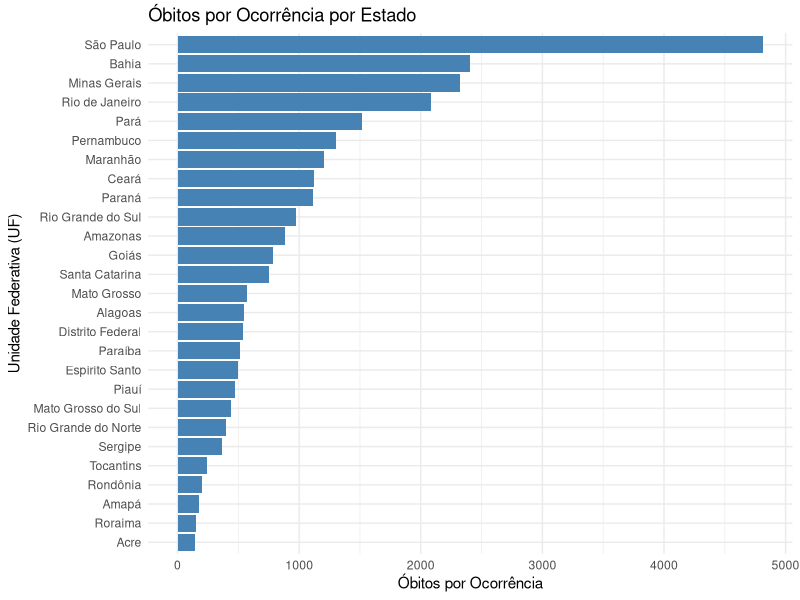
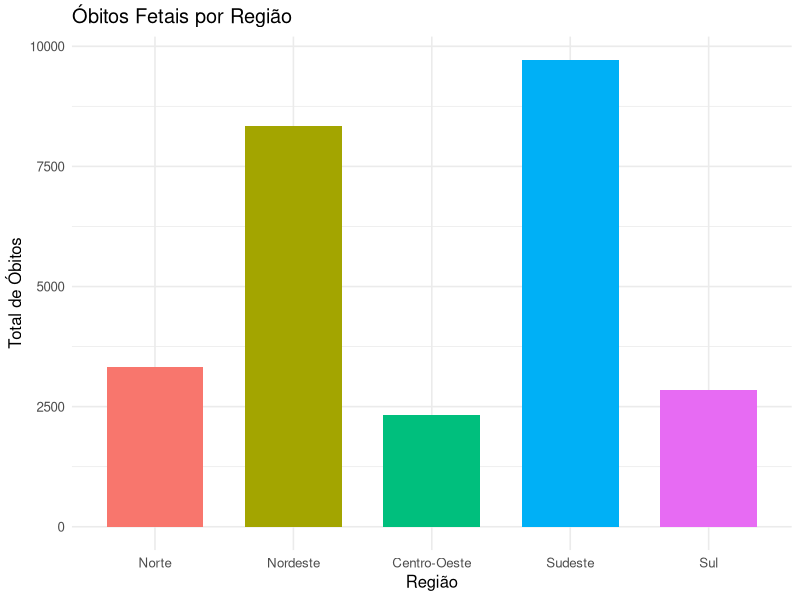
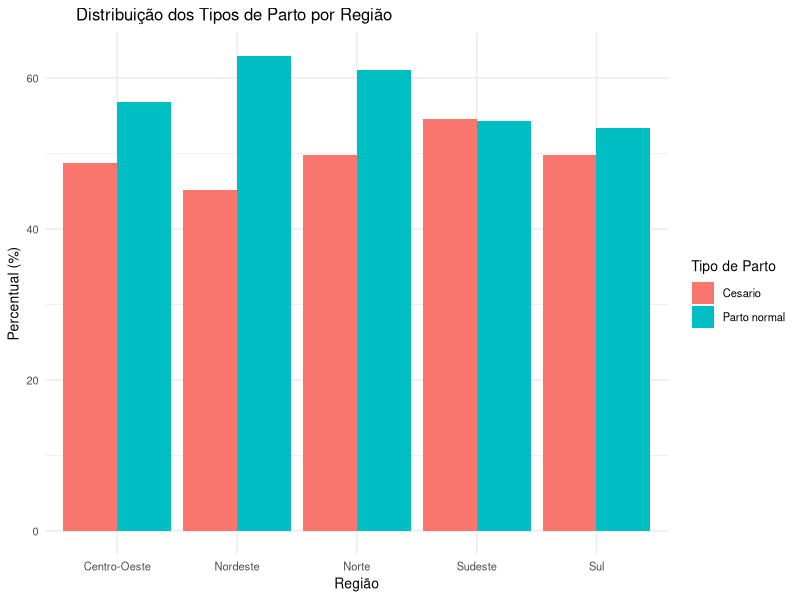
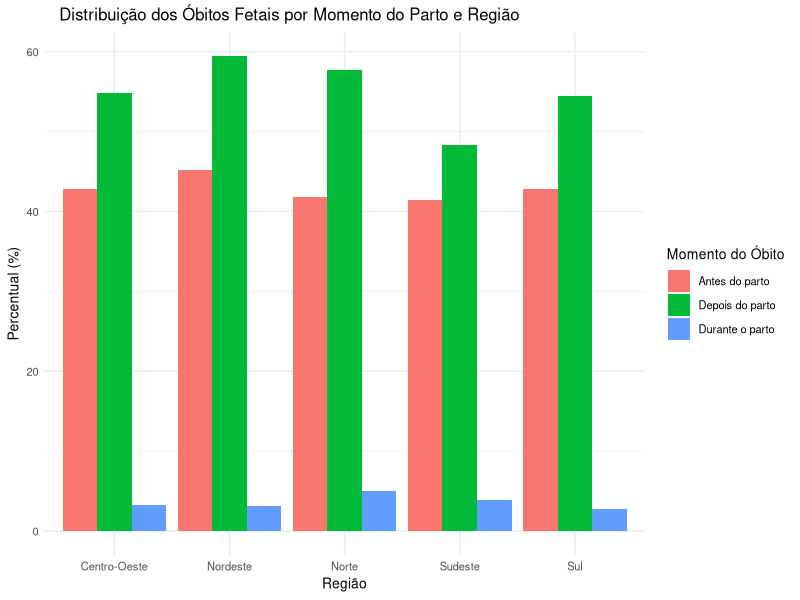
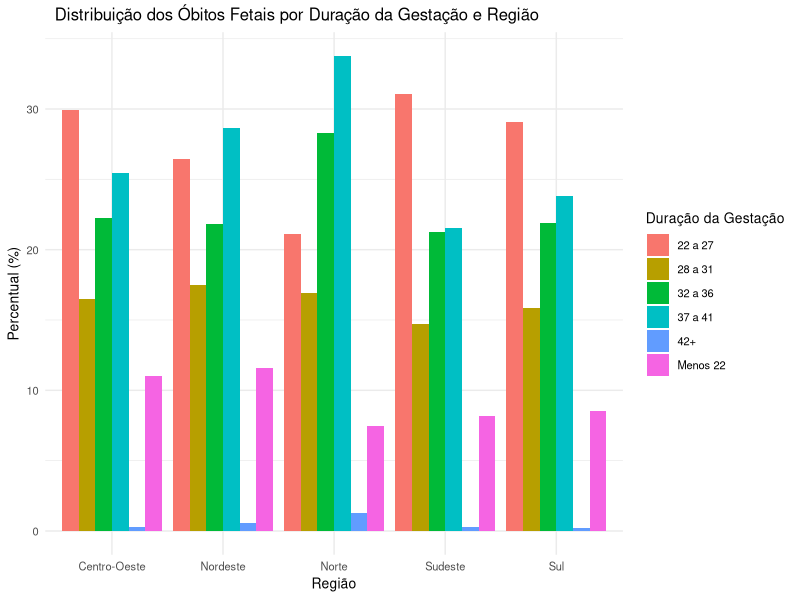
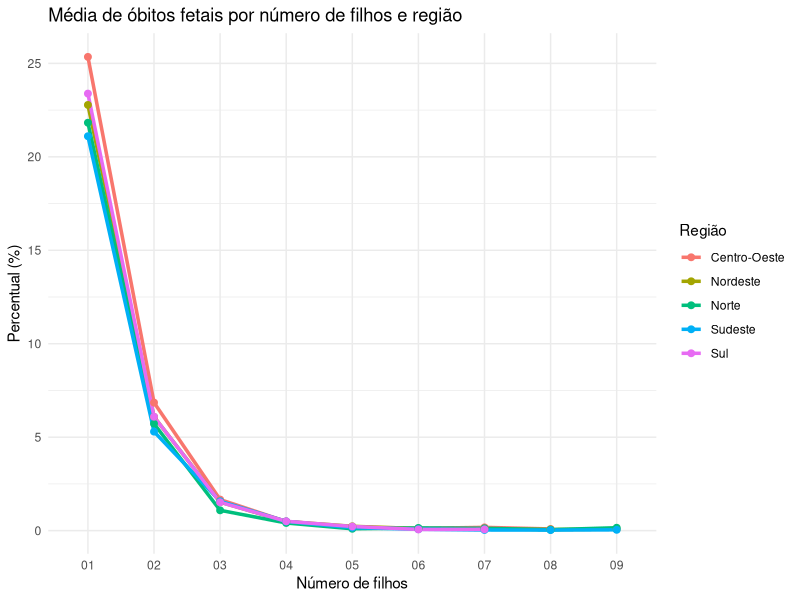

These charts were generated, in order, by the following R code:
library(tidyverse)
library(tidyr)
library(dplyr)
library(ggplot2)

setwd("C:/Users/rafae/Downloads/Projeto ADS")
getwd()

# CRIANDO DATAFRAMES 

obitos_fetais <- read.csv2("obitos_fetais.csv",
                            stringsAsFactors = FALSE,
                            fileEncoding = "latin1",
                            na = c("", "NA", "n/d", "NULL", "-"))

colnames(obitos_fetais) <- c(
  "UF",
  "Óbitos por ocorrência"
)

# Remover os números no início da string
obitos_fetais$UF <- gsub("^[0-9]+\\s+", "", obitos_fetais$UF)

obitos_fetais$UF <- sapply(obitos_fetais$UF, function(uf) {
  switch(uf,
         "Rondï¿½nia" = "Rondônia",
         "Acre" = "Acre",
         "Amazonas" = "Amazonas",
         "Roraima" = "Roraima",
         "Parï¿½" = "Pará",
         "Amapï¿½" = "Amapá",
         "Tocantins" = "Tocantins",
         "Maranhï¿½o" = "Maranhão",
         "Piauï¿½" = "Piauí",
         "Cearï¿½" = "Ceará",
         "Paraï¿½ba" = "Paraíba",
         "Pernambuco" = "Pernambuco",
         "Alagoas" = "Alagoas",
         "Sergipe" = "Sergipe",
         "Bahia" = "Bahia",
         "Minas Gerais" = "Minas Gerais",
         "Espï¿½rito Santo" = "Espírito Santo",
         "Rio de Janeiro" = "Rio de Janeiro",
         "Sï¿½o Paulo" = "São Paulo",
         "Paranï¿½" = "Paraná",
         "Santa Catarina" = "Santa Catarina",
         "Rio Grande do Sul" = "Rio Grande do Sul",
         "Mato Grosso do Sul" = "Mato Grosso do Sul",
         "Mato Grosso" = "Mato Grosso",
         "Goiï¿½s" = "Goiás",
         "Distrito Federal" = "Distrito Federal",
         uf
  )
})

# Função para mapear UF para Região
get_regiao <- function(uf) {
  switch(uf,
         "Rondônia" = "Norte",
         "Acre" = "Norte",
         "Amazonas" = "Norte",
         "Roraima" = "Norte",
         "Pará" = "Norte",
         "Amapá" = "Norte",
         "Tocantins" = "Norte",
         
         "Maranhão" = "Nordeste",
         "Piauí" = "Nordeste",
         "Ceará" = "Nordeste",
         "Rio Grande do Norte" = "Nordeste",
         "Paraíba" = "Nordeste",
         "Pernambuco" = "Nordeste",
         "Alagoas" = "Nordeste",
         "Sergipe" = "Nordeste",
         "Bahia" = "Nordeste",
         
         "Mato Grosso" = "Centro-Oeste",
         "Mato Grosso do Sul" = "Centro-Oeste",
         "Goiás" = "Centro-Oeste",
         "Distrito Federal" = "Centro-Oeste",
         
         "São Paulo" = "Sudeste",
         "Rio de Janeiro" = "Sudeste",
         "Minas Gerais" = "Sudeste",
         "Espírito Santo" = "Sudeste",
         
         "Paraná" = "Sul",
         "Santa Catarina" = "Sul",
         "Rio Grande do Sul" = "Sul",
         
         NA # Caso não seja mapeado
  )
}


View(obitos_fetais)

# Criar a nova coluna de Região
obitos_fetais$Regiao <- sapply(obitos_fetais$UF, get_regiao)

View(obitos_fetais)

dados <- obitos_fetais[order(obitos_fetais$`Óbitos por ocorrência`, decreasing = TRUE), ]

# Gráfico de barras
ggplot(dados, aes(x = reorder(UF, `Óbitos por ocorrência`), y = `Óbitos por ocorrência`)) +
  geom_bar(stat = "identity", fill = "steelblue") +
  coord_flip() +
  labs(title = "Óbitos por Ocorrência por Estado",
       x = "Unidade Federativa (UF)",
       y = "Óbitos por Ocorrência") +
  theme_minimal()

# plotando gráfico por região

# 1. Garantir que a coluna de óbitos é numérica
obitos_fetais$`Óbitos por ocorrência` <- 
  as.numeric(gsub("[^0-9]", "", obitos_fetais$`Óbitos por ocorrência`))

# 2. Somar óbitos por região
obitos_por_regiao <- obitos_fetais %>% 
  group_by(Regiao) %>% 
  summarise(Obitos = sum(`Óbitos por ocorrência`, na.rm = TRUE))

# 3. Passar para formato longo — aqui só há uma coluna numérica,
#    mas o processo continua válido
obitos_long <- obitos_por_regiao %>% 
  pivot_longer(
    cols      = Obitos,
    names_to  = "Tipo",          # nome genérico para a “variável”
    values_to = "Total_Obitos"   # onde ficam os valores numéricos
  )

# 4. (opcional) ordem geográfica para o eixo
obitos_long$Regiao <- factor(obitos_long$Regiao,
                             levels = c("Norte","Nordeste","Centro-Oeste",
                                        "Sudeste","Sul"))

# 5. Plotar
ggplot(obitos_long, aes(x = Regiao,
                        y = Total_Obitos,
                        fill = Regiao)) +
  geom_col(width = 0.7) +
  labs(title = "Óbitos Fetais por Região",
       x      = "Região",
       y      = "Total de Óbitos") +
  theme_minimal(base_size = 12) +
  theme(legend.position = "none")


obitos_fetais_tipos_partos <- read.csv2("tipos_partos.csv",
                                        stringsAsFactors = FALSE,
                                        fileEncoding = "latin1",
                                        na = c("", "NA", "n/d", "NULL", "-"))
colnames(obitos_fetais_tipos_partos) <- c(
  "UF",
  "Não preenchido",
  "Ignorado",
  "Parto normal",
  "Cesario",
  "Total"
)

obitos_fetais_tipos_partos$`Não preenchido` <- NULL
obitos_fetais_tipos_partos$`Ignorado` <- NULL
obitos_fetais_tipos_partos$Total <- NULL
View(obitos_fetais_tipos_partos)


# Remover os números no início da string
obitos_fetais_tipos_partos$UF <- gsub("^[0-9]+\\s+", "", obitos_fetais_tipos_partos$UF)

obitos_fetais_tipos_partos$UF <- sapply(obitos_fetais_tipos_partos$UF, function(uf) {
  switch(uf,
         "Rondï¿½nia" = "Rondônia",
         "Acre" = "Acre",
         "Amazonas" = "Amazonas",
         "Roraima" = "Roraima",
         "Parï¿½" = "Pará",
         "Amapï¿½" = "Amapá",
         "Tocantins" = "Tocantins",
         "Maranhï¿½o" = "Maranhão",
         "Piauï¿½" = "Piauí",
         "Cearï¿½" = "Ceará",
         "Paraï¿½ba" = "Paraíba",
         "Pernambuco" = "Pernambuco",
         "Alagoas" = "Alagoas",
         "Sergipe" = "Sergipe",
         "Bahia" = "Bahia",
         "Minas Gerais" = "Minas Gerais",
         "Espï¿½rito Santo" = "Espírito Santo",
         "Rio de Janeiro" = "Rio de Janeiro",
         "Sï¿½o Paulo" = "São Paulo",
         "Paranï¿½" = "Paraná",
         "Santa Catarina" = "Santa Catarina",
         "Rio Grande do Sul" = "Rio Grande do Sul",
         "Mato Grosso do Sul" = "Mato Grosso do Sul",
         "Mato Grosso" = "Mato Grosso",
         "Goiï¿½s" = "Goiás",
         "Distrito Federal" = "Distrito Federal",
         uf
  )
})

# Função para mapear UF para Região
get_regiao <- function(uf) {
  switch(uf,
         "Rondônia" = "Norte",
         "Acre" = "Norte",
         "Amazonas" = "Norte",
         "Roraima" = "Norte",
         "Pará" = "Norte",
         "Amapá" = "Norte",
         "Tocantins" = "Norte",
         
         "Maranhão" = "Nordeste",
         "Piauí" = "Nordeste",
         "Ceará" = "Nordeste",
         "Rio Grande do Norte" = "Nordeste",
         "Paraíba" = "Nordeste",
         "Pernambuco" = "Nordeste",
         "Alagoas" = "Nordeste",
         "Sergipe" = "Nordeste",
         "Bahia" = "Nordeste",
         
         "Mato Grosso" = "Centro-Oeste",
         "Mato Grosso do Sul" = "Centro-Oeste",
         "Goiás" = "Centro-Oeste",
         "Distrito Federal" = "Centro-Oeste",
         
         "São Paulo" = "Sudeste",
         "Rio de Janeiro" = "Sudeste",
         "Minas Gerais" = "Sudeste",
         "Espírito Santo" = "Sudeste",
         
         "Paraná" = "Sul",
         "Santa Catarina" = "Sul",
         "Rio Grande do Sul" = "Sul",
         
         NA # Caso não seja mapeado
  )
}


View(obitos_fetais_tipos_partos)

# Criar a nova coluna de Região
obitos_fetais_tipos_partos$Regiao <- sapply(obitos_fetais_tipos_partos$UF, get_regiao)

# Transformar os dados em formato longo (long format)
dados_longos <- pivot_longer(obitos_fetais_tipos_partos, 
                             cols = c("Parto normal", "Cesario"), 
                             names_to = "TipoParto", 
                             values_to = "Percentual")
View(obitos_fetais_tipos_partos)

# Gráfico de barras empilhadas

library(ggplot2)

ggplot(dados_longos, aes(x = Regiao, y = Percentual, fill = TipoParto)) +
  geom_col(position = "dodge") +
  labs(
    title = "Distribuição dos Tipos de Parto por Região",
    x = "Região",
    y = "Percentual (%)",
    fill = "Tipo de Parto"
  ) +
  theme_minimal() +
  theme(
    plot.title = element_text(hjust = 0.1),
    text = element_text(size = 10)
  )


obitos_fetais_morte <- read.csv2("mortes.csv",
                                stringsAsFactors = FALSE,
                                 fileEncoding = "latin1",
                                 na = c("", "NA", "n/d", "NULL", "-"))
obitos_fetais_morte$Total <- NULL
colnames(obitos_fetais_morte) <- c(
  "UF Ocorrência",               
  "Não preenchido",
  "Ignorado",
  "Antes do parto",
  "Durante o parto",
  "Depois do parto"
)

# 1. Remover os números no início da string
obitos_fetais_morte$`UF Ocorrência` <- gsub("^[0-9]+\\s+", "", obitos_fetais_morte$`UF Ocorrência`)

obitos_fetais_morte$`UF Ocorrência` <- sapply(obitos_fetais_morte$`UF Ocorrência`, function(uf) {
  switch(uf,
         "Rondï¿½nia" = "Rondônia",
         "Acre" = "Acre",
         "Amazonas" = "Amazonas",
         "Roraima" = "Roraima",
         "Parï¿½" = "Pará",
         "Amapï¿½" = "Amapá",
         "Tocantins" = "Tocantins",
         "Maranhï¿½o" = "Maranhão",
         "Piauï¿½" = "Piauí",
         "Cearï¿½" = "Ceará",
         "Paraï¿½ba" = "Paraíba",
         "Pernambuco" = "Pernambuco",
         "Alagoas" = "Alagoas",
         "Sergipe" = "Sergipe",
         "Bahia" = "Bahia",
         "Minas Gerais" = "Minas Gerais",
         "Espï¿½rito Santo" = "Espírito Santo",
         "Rio de Janeiro" = "Rio de Janeiro",
         "Sï¿½o Paulo" = "São Paulo",
         "Paranï¿½" = "Paraná",
         "Santa Catarina" = "Santa Catarina",
         "Rio Grande do Sul" = "Rio Grande do Sul",
         "Mato Grosso do Sul" = "Mato Grosso do Sul",
         "Mato Grosso" = "Mato Grosso",
         "Goiï¿½s" = "Goiás",
         "Distrito Federal" = "Distrito Federal",
         uf
  )
})

obitos_fetais_morte$`Não preenchido` <- NULL
obitos_fetais_morte$`Ignorado` <- NULL
View(obitos_fetais_morte)

# Função para mapear UF para Região
get_regiao <- function(uf) {
  switch(uf,
         "Rondônia" = "Norte",
         "Acre" = "Norte",
         "Amazonas" = "Norte",
         "Roraima" = "Norte",
         "Pará" = "Norte",
         "Amapá" = "Norte",
         "Tocantins" = "Norte",
         
         "Maranhão" = "Nordeste",
         "Piauí" = "Nordeste",
         "Ceará" = "Nordeste",
         "Rio Grande do Norte" = "Nordeste",
         "Paraíba" = "Nordeste",
         "Pernambuco" = "Nordeste",
         "Alagoas" = "Nordeste",
         "Sergipe" = "Nordeste",
         "Bahia" = "Nordeste",
         
         "Mato Grosso" = "Centro-Oeste",
         "Mato Grosso do Sul" = "Centro-Oeste",
         "Goiás" = "Centro-Oeste",
         "Distrito Federal" = "Centro-Oeste",
         
         "São Paulo" = "Sudeste",
         "Rio de Janeiro" = "Sudeste",
         "Minas Gerais" = "Sudeste",
         "Espírito Santo" = "Sudeste",
         
         "Paraná" = "Sul",
         "Santa Catarina" = "Sul",
         "Rio Grande do Sul" = "Sul",
         
         NA # Caso não seja mapeado
  )
}


View(obitos_fetais_morte)

# Criar a nova coluna de Região
obitos_fetais_morte$Regiao <- sapply(obitos_fetais_morte$UF, get_regiao)
View(obitos_fetais_morte)

# COLUNAS NAO PREENCHIDO E IGNORADO FORAM EXCLUIDAS PARA TER DADOS MAIS CONSISTENTES.
dados_longos_morte <- pivot_longer(obitos_fetais_morte,
                                   cols = c("Antes do parto", "Durante o parto", "Depois do parto"),
                                   names_to = "Momento",
                                   values_to = "Percentual")


library(ggplot2)

ggplot(dados_longos_morte, aes(x = Regiao, y = Percentual, fill = Momento)) +
  geom_col(position = "dodge") +
  labs(
    title = "Distribuição dos Óbitos Fetais por Momento do Parto e Região",
    x = "Região",
    y = "Percentual (%)",
    fill = "Momento do Óbito"
  ) +
  theme_minimal() +
  theme(
    plot.title = element_text(hjust = 0.1),
    text = element_text(size = 10)
  )


obitos_fetais_duracao_gestacao <- read.csv2("duracao_gestacao.csv",
                                 stringsAsFactors = FALSE,
                                 fileEncoding = "latin1",
                                 na = c("", "NA", "n/d", "NULL", "-"))

obitos_fetais_duracao_gestacao$Total <- NULL
colnames(obitos_fetais_duracao_gestacao) <- c(
  "UF Ocorrência",              
  "Não preenchido",
  "Ignorado",
  "Menos 22",
  "22 a 27",
  "28 a 31",
  "32 a 36",
  "37 a 41",
  "42+"
)

# 1. Remover os números no início da string
obitos_fetais_duracao_gestacao$`UF Ocorrência` <- gsub("^[0-9]+\\s+", "", obitos_fetais_duracao_gestacao$`UF Ocorrência`)

obitos_fetais_duracao_gestacao$`UF Ocorrência` <- sapply(obitos_fetais_duracao_gestacao$`UF Ocorrência`, function(uf) {
  switch(uf,
         "Rondï¿½nia" = "Rondônia",
         "Acre" = "Acre",
         "Amazonas" = "Amazonas",
         "Roraima" = "Roraima",
         "Parï¿½" = "Pará",
         "Amapï¿½" = "Amapá",
         "Tocantins" = "Tocantins",
         "Maranhï¿½o" = "Maranhão",
         "Piauï¿½" = "Piauí",
         "Cearï¿½" = "Ceará",
         "Paraï¿½ba" = "Paraíba",
         "Pernambuco" = "Pernambuco",
         "Alagoas" = "Alagoas",
         "Sergipe" = "Sergipe",
         "Bahia" = "Bahia",
         "Minas Gerais" = "Minas Gerais",
         "Espï¿½rito Santo" = "Espírito Santo",
         "Rio de Janeiro" = "Rio de Janeiro",
         "Sï¿½o Paulo" = "São Paulo",
         "Paranï¿½" = "Paraná",
         "Santa Catarina" = "Santa Catarina",
         "Rio Grande do Sul" = "Rio Grande do Sul",
         "Mato Grosso do Sul" = "Mato Grosso do Sul",
         "Mato Grosso" = "Mato Grosso",
         "Goiï¿½s" = "Goiás",
         "Distrito Federal" = "Distrito Federal",
         uf
  )
})

obitos_fetais_duracao_gestacao$`Não preenchido` <- NULL
obitos_fetais_duracao_gestacao$`Ignorado` <- NULL
View(obitos_fetais_duracao_gestacao)

# Função para mapear UF para Região
get_regiao <- function(uf) {
  switch(uf,
         "Rondônia" = "Norte",
         "Acre" = "Norte",
         "Amazonas" = "Norte",
         "Roraima" = "Norte",
         "Pará" = "Norte",
         "Amapá" = "Norte",
         "Tocantins" = "Norte",
         
         "Maranhão" = "Nordeste",
         "Piauí" = "Nordeste",
         "Ceará" = "Nordeste",
         "Rio Grande do Norte" = "Nordeste",
         "Paraíba" = "Nordeste",
         "Pernambuco" = "Nordeste",
         "Alagoas" = "Nordeste",
         "Sergipe" = "Nordeste",
         "Bahia" = "Nordeste",
         
         "Mato Grosso" = "Centro-Oeste",
         "Mato Grosso do Sul" = "Centro-Oeste",
         "Goiás" = "Centro-Oeste",
         "Distrito Federal" = "Centro-Oeste",
         
         "São Paulo" = "Sudeste",
         "Rio de Janeiro" = "Sudeste",
         "Minas Gerais" = "Sudeste",
         "Espírito Santo" = "Sudeste",
         
         "Paraná" = "Sul",
         "Santa Catarina" = "Sul",
         "Rio Grande do Sul" = "Sul",
         
         NA # Caso não seja mapeado
  )
}

# Criar a nova coluna de Região
obitos_fetais_duracao_gestacao$Regiao <- sapply(obitos_fetais_duracao_gestacao$UF, get_regiao)
View(obitos_fetais_duracao_gestacao)


dados_longos_duracao <- pivot_longer(
  obitos_fetais_duracao_gestacao,
  cols = c("Menos 22", "22 a 27", "28 a 31", "32 a 36", "37 a 41", "42+"),
  names_to = "Duração da Gestação",
  values_to = "Percentual"
)

ggplot(dados_longos_duracao, aes(x = Regiao, y = Percentual, fill = `Duração da Gestação`)) +
  geom_col(position = "dodge") +
  labs(
    title = "Distribuição dos Óbitos Fetais por Duração da Gestação e Região",
    x = "Região",
    y = "Percentual (%)",
    fill = "Duração da Gestação"
  ) +
  theme_minimal() +
  theme(
    plot.title = element_text(hjust = 0.1),
    text = element_text(size = 10)
  )


obitos_fetais_tipo_gestacao <- read.csv2("tipo_gestacao.csv",
                                          stringsAsFactors = FALSE,
                                          fileEncoding = "latin1",
                                          na = c("", "NA", "n/d", "NULL", "-"))
obitos_fetais_tipo_gestacao$Total <- NULL
colnames(obitos_fetais_tipo_gestacao) <- c(
  "UF Ocorrência",              
  "Não preenchido",
  "Ignorado",
  "Única",
  "Dupla",
  "Tripla ou +"
)
# 1. Remover os números no início da string
obitos_fetais_tipo_gestacao$`UF Ocorrência` <- gsub("^[0-9]+\\s+", "", obitos_fetais_tipo_gestacao$`UF Ocorrência`)

obitos_fetais_tipo_gestacao$`UF Ocorrência` <- sapply(obitos_fetais_tipo_gestacao$`UF Ocorrência`, function(uf) {
  switch(uf,
         "Rondï¿½nia" = "Rondônia",
         "Acre" = "Acre",
         "Amazonas" = "Amazonas",
         "Roraima" = "Roraima",
         "Parï¿½" = "Pará",
         "Amapï¿½" = "Amapá",
         "Tocantins" = "Tocantins",
         "Maranhï¿½o" = "Maranhão",
         "Piauï¿½" = "Piauí",
         "Cearï¿½" = "Ceará",
         "Paraï¿½ba" = "Paraíba",
         "Pernambuco" = "Pernambuco",
         "Alagoas" = "Alagoas",
         "Sergipe" = "Sergipe",
         "Bahia" = "Bahia",
         "Minas Gerais" = "Minas Gerais",
         "Espï¿½rito Santo" = "Espírito Santo",
         "Rio de Janeiro" = "Rio de Janeiro",
         "Sï¿½o Paulo" = "São Paulo",
         "Paranï¿½" = "Paraná",
         "Santa Catarina" = "Santa Catarina",
         "Rio Grande do Sul" = "Rio Grande do Sul",
         "Mato Grosso do Sul" = "Mato Grosso do Sul",
         "Mato Grosso" = "Mato Grosso",
         "Goiï¿½s" = "Goiás",
         "Distrito Federal" = "Distrito Federal",
         uf
  )
})

obitos_fetais_tipo_gestacao$`Não preenchido` <- NULL
obitos_fetais_tipo_gestacao$`Ignorado` <- NULL


View(obitos_fetais_tipo_gestacao)

obitos_fetais_n_filhos_mortos <- read.csv2("n_filhos_mortos.csv",
                                         stringsAsFactors = FALSE,
                                         fileEncoding = "latin1",
                                         na = c("", "NA", "n/d", "NULL", "-"))
obitos_fetais_n_filhos_mortos$Total <- NULL
# Excluir as colunas 10 a 25 (poucos dados)
obitos_fetais_n_filhos_mortos <- obitos_fetais_n_filhos_mortos[, -c(13:22)]

colnames(obitos_fetais_n_filhos_mortos) <- c(
  "UF",
  "Ignorado",
  "Zero nº de filhos",
  "01",
  "02",
  "03",
  "04",
  "05",
  "06",
  "07",
  "08",
  "09"
)

# Remover os números no início da string
obitos_fetais_n_filhos_mortos$UF <- gsub("^[0-9]+\\s+", "", obitos_fetais_n_filhos_mortos$UF)

View(obitos_fetais_n_filhos_mortos)
obitos_fetais_n_filhos_mortos$UF <- sapply(obitos_fetais_n_filhos_mortos$UF, function(uf) {
  switch(uf,
         "Rondï¿½nia" = "Rondônia",
         "Acre" = "Acre",
         "Amazonas" = "Amazonas",
         "Roraima" = "Roraima",
         "Parï¿½" = "Pará",
         "Amapï¿½" = "Amapá",
         "Tocantins" = "Tocantins",
         "Maranhï¿½o" = "Maranhão",
         "Piauï¿½" = "Piauí",
         "Cearï¿½" = "Ceará",
         "Paraï¿½ba" = "Paraíba",
         "Pernambuco" = "Pernambuco",
         "Alagoas" = "Alagoas",
         "Sergipe" = "Sergipe",
         "Bahia" = "Bahia",
         "Minas Gerais" = "Minas Gerais",
         "Espï¿½rito Santo" = "Espírito Santo",
         "Rio de Janeiro" = "Rio de Janeiro",
         "Sï¿½o Paulo" = "São Paulo",
         "Paranï¿½" = "Paraná",
         "Santa Catarina" = "Santa Catarina",
         "Rio Grande do Sul" = "Rio Grande do Sul",
         "Mato Grosso do Sul" = "Mato Grosso do Sul",
         "Mato Grosso" = "Mato Grosso",
         "Goiï¿½s" = "Goiás",
         "Distrito Federal" = "Distrito Federal",
         uf
  )
})

# Função para mapear UF para Região
get_regiao <- function(uf) {
  switch(uf,
         "Rondônia" = "Norte",
         "Acre" = "Norte",
         "Amazonas" = "Norte",
         "Roraima" = "Norte",
         "Pará" = "Norte",
         "Amapá" = "Norte",
         "Tocantins" = "Norte",
         
         "Maranhão" = "Nordeste",
         "Piauí" = "Nordeste",
         "Ceará" = "Nordeste",
         "Rio Grande do Norte" = "Nordeste",
         "Paraíba" = "Nordeste",
         "Pernambuco" = "Nordeste",
         "Alagoas" = "Nordeste",
         "Sergipe" = "Nordeste",
         "Bahia" = "Nordeste",
         
         "Mato Grosso" = "Centro-Oeste",
         "Mato Grosso do Sul" = "Centro-Oeste",
         "Goiás" = "Centro-Oeste",
         "Distrito Federal" = "Centro-Oeste",
         
         "São Paulo" = "Sudeste",
         "Rio de Janeiro" = "Sudeste",
         "Minas Gerais" = "Sudeste",
         "Espírito Santo" = "Sudeste",
         
         "Paraná" = "Sul",
         "Santa Catarina" = "Sul",
         "Rio Grande do Sul" = "Sul",
         
         NA # Caso não seja mapeado
  )
}

# Criar a nova coluna de Região
obitos_fetais_n_filhos_mortos$Regiao <- sapply(obitos_fetais_n_filhos_mortos$UF, get_regiao)
View(obitos_fetais_n_filhos_mortos)

obitos_long <- obitos_fetais_n_filhos_mortos %>%
  pivot_longer(
    cols = `01`:`09`,              # Colunas de número de filhos
    names_to = "Numero_filhos",    # Nova coluna com os rótulos (01, 02, ...)
    values_to = "Percentual"       # Nova coluna com os valores
  )

# Garantir que a coluna seja um fator ordenado
obitos_long$Numero_filhos <- factor(obitos_long$Numero_filhos, levels = sprintf("%02d", 1:9))

# Gráfico: média por número de filhos, por região
ggplot(obitos_long, aes(x = Numero_filhos, y = Percentual, color = Regiao, group = Regiao)) +
  stat_summary(fun = mean, geom = "line", size = 1.2) +
  stat_summary(fun = mean, geom = "point", size = 2) +
  labs(
    title = "Média de óbitos fetais por número de filhos e região",
    x = "Número de filhos",
    y = "Percentual (%)",
    color = "Região"
  ) +
  theme_minimal()

